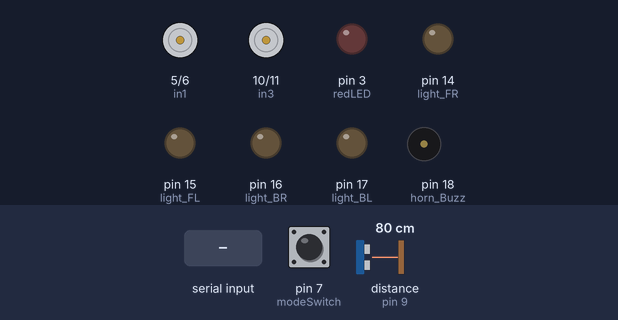
This sketch was run on a simulated Arduino Uno, built with avr-gcc and run on an emulated ATmega328P. Parts: motor-driver pin pairs drawn as motors (green arrow = first pin HIGH = forward, orange = second pin HIGH = backward, longer = more drive), output pins drawn as LEDs (lit = HIGH), buzzer (waves = sounding, pin HIGH). Wiring (inferred from the names in the program): ultrasonic range finder: trigger pin 8; echo pin 9. Dashed ring = blinking. The inputs (shaded band) are chosen by the test bench; at power-on: distance to the obstacle (sensor on pin 9) 80 cm, pin 7 (modeSwitch) HIGH. The echo pulse lasts 58.3 µs per cm; pins used as bus, display or sensor lines are not drawn.

Above: at 1.2 s.
1.3 s: distance to the obstacle (sensor on pin 9) set to 35 cm
2.8 s: distance to the obstacle (sensor on pin 9) set to 29 cm
At 3.84 s:
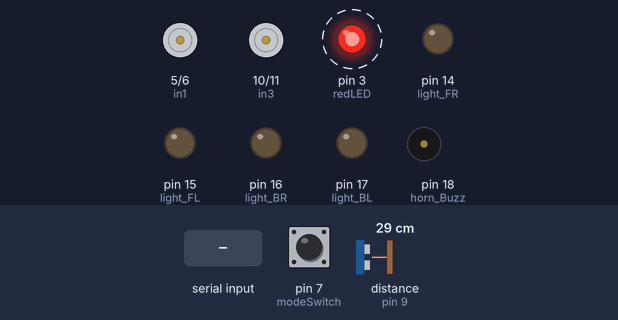
5.8 s: "F" received over Serial
At 5.97 s:
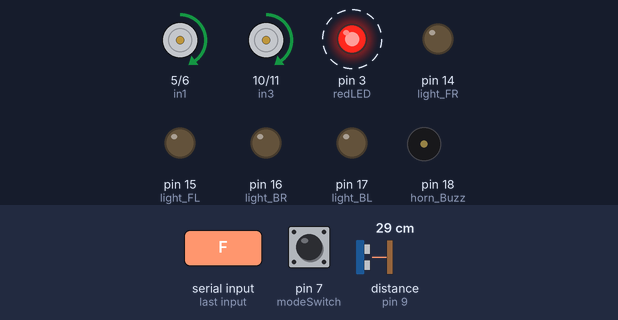
8.8 s: "B" received over Serial
At 9.02 s:
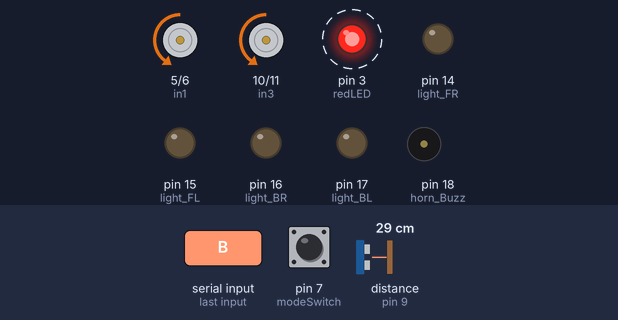
11.8 s: "L" received over Serial
At 12.09 s:
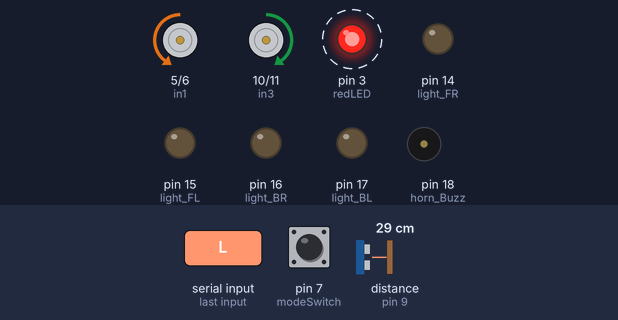
14.8 s: "R" received over Serial
At 15.16 s:
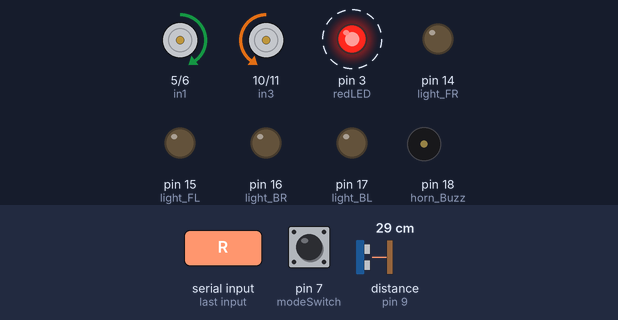
Timing chart, 0 to 18.8 s (numbered marks = the images above; inputs shaded):
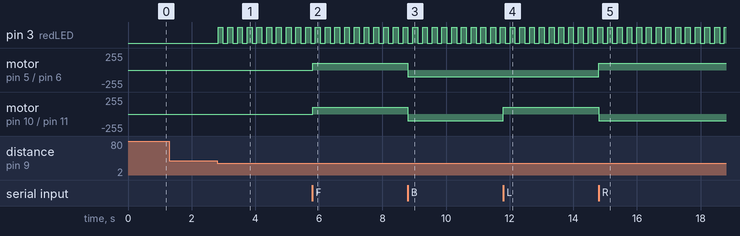

Measured:
- the behaviour switches between 32 and 31 cm on distance to the obstacle (sensor on pin 9) (found by bisection; images 0 and 1)
- after the input at 1.3 s, every drawn part: stays the same
- after the input at 2.8 s, pin 3 (redLED): alternates HIGH for 0.15 s and LOW for 0.15 s, starting at once
- after the input at 5.8 s, motor on pin 5 (in1) / pin 6 (in2), motor on pin 10 (in3) / pin 11 (in4): stopped → forward 100/255 at once
- after the input at 8.8 s, motor on pin 5 (in1) / pin 6 (in2), motor on pin 10 (in3) / pin 11 (in4): forward 100/255 → backward 100/255 at once
- after the input at 11.8 s, motor on pin 10 (in3) / pin 11 (in4): backward 100/255 → forward 100/255 at once
- after the input at 14.8 s, motor on pin 5 (in1) / pin 6 (in2): backward 100/255 → forward 100/255 at once; motor on pin 10 (in3) / pin 11 (in4): forward 100/255 → backward 100/255 at once

The sketch:

v3.ino
```cpp
#define in1 5
#define in2 6
#define in3 10
#define in4 11

#define modeSwitch 7 // Toggle for forward/reverse

#define light_FR 14  // A0
#define light_FL 15  // A1
#define light_BR 16  // A2
#define light_BL 17  // A3
#define horn_Buzz 18 // A4

#define trigPin 8
#define echoPin 9
#define redLED 3

int command;
int Speed = 100;
int Speedsec;
int buttonState = 0;
int lastButtonState = 0;
int Turnradius = 0;
int brakeTime = 45;
int brkonoff = 1;

boolean lightFront = false;
boolean lightBack = false;
boolean horn = false;
boolean obstacleNear = false;
boolean sonarEnabled = true;
long lastSonarCheck = 0;
long lastLEDBlink = 0;
boolean ledState = false;
int blinkInterval = 0;

void setup() {
  pinMode(modeSwitch, INPUT_PULLUP);

  pinMode(in1, OUTPUT);
  pinMode(in2, OUTPUT);
  pinMode(in3, OUTPUT);
  pinMode(in4, OUTPUT);

  pinMode(light_FR, OUTPUT);
  pinMode(light_FL, OUTPUT);
  pinMode(light_BR, OUTPUT);
  pinMode(light_BL, OUTPUT);
  pinMode(horn_Buzz, OUTPUT);

  pinMode(trigPin, OUTPUT);
  pinMode(echoPin, INPUT);
  pinMode(redLED, OUTPUT);

  Serial.begin(9600);
}

void loop() {
  // Check sonar only periodically (every 100ms)
  if (millis() - lastSonarCheck > 100) {
    lastSonarCheck = millis();

    sonarEnabled = (digitalRead(modeSwitch) == HIGH);

    if (sonarEnabled) {
      long duration, distance;
      digitalWrite(trigPin, LOW);
      delayMicroseconds(2);
      digitalWrite(trigPin, HIGH);
      delayMicroseconds(10);
      digitalWrite(trigPin, LOW);

      duration = pulseIn(echoPin, HIGH);
      distance = duration * 0.034 / 2;

      obstacleNear = (distance > 0 && distance <= 20);

      if (distance > 20 && distance <= 30) {
        blinkInterval = map(distance, 11, 30, 600, 100);
      } else {
        blinkInterval = 0;
        digitalWrite(redLED, LOW);
      }
    } else {
      obstacleNear = false;
      blinkInterval = 0;
      digitalWrite(redLED, LOW);
    }
  }

  // Handle LED blinking separately
  if (blinkInterval > 0 && millis() - lastLEDBlink >= blinkInterval) {
    lastLEDBlink = millis();
    ledState = !ledState;
    digitalWrite(redLED, ledState);
  }

  if (Serial.available() > 0) {
    command = Serial.read();
    Stop();

    if (lightFront) { digitalWrite(light_FR, HIGH); digitalWrite(light_FL, HIGH); }
    else { digitalWrite(light_FR, LOW); digitalWrite(light_FL, LOW); }

    if (lightBack) { digitalWrite(light_BR, HIGH); digitalWrite(light_BL, HIGH); }
    else { digitalWrite(light_BR, LOW); digitalWrite(light_BL, LOW); }

    if (horn) { digitalWrite(horn_Buzz, HIGH); }
    else { digitalWrite(horn_Buzz, LOW); }

    // Allow full control if no obstacle is near or sonar is disabled
    if (!obstacleNear || !sonarEnabled) {
      switch (command) {
        case 'F':
          if (digitalRead(modeSwitch) == HIGH) forward();
          else back();
          break;
        case 'B': back(); break;
        case 'L': left(); break;
        case 'R': right(); break;
        case 'G': forwardleft(); break;
        case 'I': forwardright(); break;
        case 'H': backleft(); break;
        case 'J': backright(); break;

        case '0': Speed = 100; break;
        case '1': Speed = 140; break;
        case '2': Speed = 153; break;
        case '3': Speed = 165; break;
        case '4': Speed = 178; break;
        case '5': Speed = 191; break;
        case '6': Speed = 204; break;
        case '7': Speed = 216; break;
        case '8': Speed = 229; break;
        case '9': Speed = 242; break;
        case 'q': Speed = 255; break;

        case 'W': lightFront = true; break;
        case 'w': lightFront = false; break;
        case 'U': lightBack = true; break;
        case 'u': lightBack = false; break;
        case 'V': horn = true; break;
        case 'v': horn = false; break;
      }

      Speedsec = Turnradius;
      if (brkonoff == 1) brakeOn();
      else brakeOff();
    } else {
      Stop();
    }
  }
}

void forward() {
  analogWrite(in1, Speed);
  analogWrite(in3, Speed);
}

void back() {
  analogWrite(in2, Speed);
  analogWrite(in4, Speed);
}

void left() {
  analogWrite(in3, Speed);
  analogWrite(in2, Speed);
}

void right() {
  analogWrite(in4, Speed);
  analogWrite(in1, Speed);
}

void forwardleft() {
  analogWrite(in1, Speedsec);
  analogWrite(in3, Speed);
}

void forwardright() {
  analogWrite(in1, Speed);
  analogWrite(in3, Speedsec);
}

void backright() {
  analogWrite(in2, Speed);
  analogWrite(in4, Speedsec);
}

void backleft() {
  analogWrite(in2, Speedsec);
  analogWrite(in4, Speed);
}

void Stop() {
  analogWrite(in1, 0);
  analogWrite(in2, 0);
  analogWrite(in3, 0);
  analogWrite(in4, 0);
}

void brakeOn() {
  buttonState = command;
  if (buttonState != lastButtonState) {
    if (buttonState == 'S') {
      if (lastButtonState != buttonState) {
        digitalWrite(in1, HIGH);
        digitalWrite(in2, HIGH);
        digitalWrite(in3, HIGH);
        digitalWrite(in4, HIGH);
        delay(brakeTime);
        Stop();
      }
    }
    lastButtonState = buttonState;
  }
}

void brakeOff() {
  // Nothing
}
```
